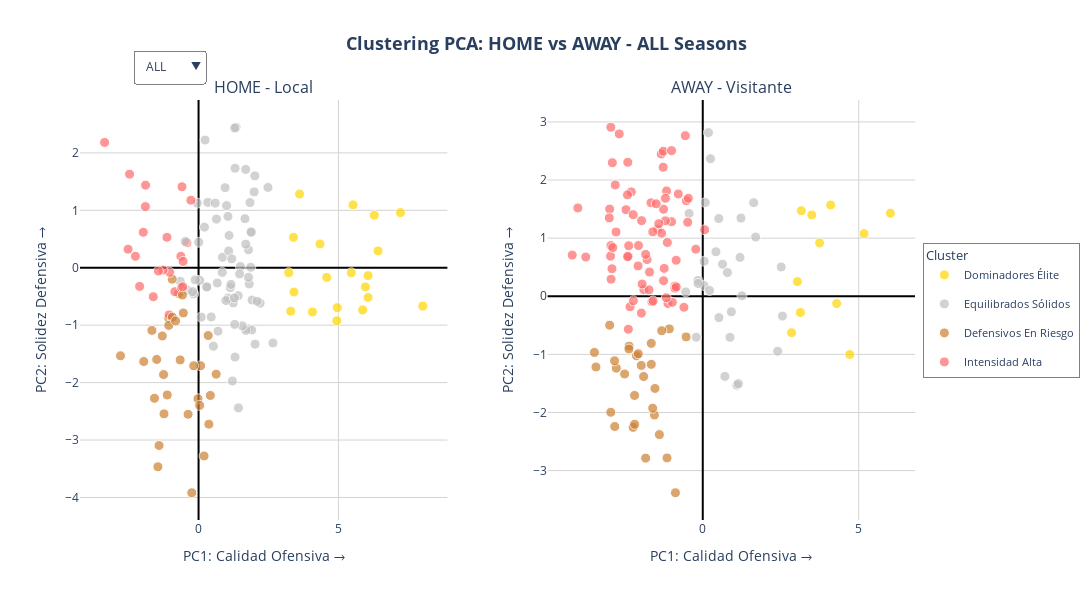

Here is the notebook cell this chart was saved with:
### Code cell
color_map_pca = {
    sorted_clusters[0]: '#FFD700',  # Oro - Dominadores Élite
    sorted_clusters[1]: '#C0C0C0',  # Plata - Equilibrados Sólidos
    sorted_clusters[2]: '#CD7F32',  # Bronce - Defensivos En Riesgo
    sorted_clusters[3]: '#FF6B6B'   # Rojo - Intensidad Alta
}

fig_pca = make_subplots(
    rows=1, cols=2,
    subplot_titles=('HOME - Local', 'AWAY - Visitante'),
    horizontal_spacing=0.12
)

years = sorted(df_pca['year'].unique())

# Crear trazas por cluster, año y location
trace_index = 0
for year in years:
    for location in ['home', 'away']:
        for cluster_id in sorted_clusters:
            df_temp = df_pca[(df_pca['cluster'] == cluster_id) & 
                             (df_pca['year'] == year) &
                             (df_pca['location'] == location)].copy()
            
            label = cluster_mapping[cluster_id]
            color = color_map_pca[cluster_id]
            
            # Define col (1=home, 2=away)
            col = 1 if location == 'home' else 2
            
            # Show legend only for the 1st year
            show_legend = (location == 'home' and year == years[0])
            # show_legend = (location == 'home')
            
            fig_pca.add_trace(
                go.Scatter(
                    x=df_temp['PC1'],
                    y=df_temp['PC2'],
                    mode='markers',
                    name=label,
                    marker=dict(size=10, color=color, opacity=0.7, 
                               line=dict(width=1, color='white')),
                    text=df_temp['team'],
                    customdata=df_temp[['PC3', 'PC4']],
                    hovertemplate='<b>%{text}</b><br>' +
                                  'Temporada: ' + str(year) + '<br>' +
                                  'PC1 (Calidad): %{x:.2f}<br>' +
                                  'PC2 (Defensa): %{y:.2f}<br>' +
                                  'PC3 (Intensidad): %{customdata[0]:.2f}<br>' +
                                  'PC4 (Presión): %{customdata[1]:.2f}<br>' +
                                  '<extra></extra>',
                    # visible=(year == years[0]),
                    legendgroup=label,
                    showlegend=show_legend
                ),
                row=1, col=col
            )
            trace_index += 1

# Crear botones dropdown
buttons = []

# Botón "Todas las temporadas"
buttons.append(dict(
    label="ALL",
    method="update",
    args=[{"visible": [True] * len(fig_pca.data)},
          {"title": {"text": "<b>Clustering PCA: HOME vs AWAY - ALL Seasons</b>"}}]
))

# Botones por temporada
for year in years:
    visibility = []
    for y in years:
        for _ in ['home', 'away']:
            for _ in range(len(sorted_clusters)):
                visibility.append(y == year)
    
    buttons.append(
        dict(
            label=str(year),
            method="update",
            args=[{"visible": visibility},
                  {"title": {"text": f"<b>Clustering PCA: HOME vs AWAY - Season {year}</b>"}}]
        )
    )

# Update layout
fig_pca.update_layout(
    updatemenus=[
        dict(
            type="dropdown",
            direction="down",
            x=0.15,
            y=1.12,
            buttons=buttons,
            showactive=True,
            bgcolor='white',
            bordercolor='gray',
            font=dict(size=12)
        )
    ],
    title={
        'text': f"<b>Clustering PCA: HOME vs AWAY - ALL Seasons</b>",
        'x': 0.5,
        'xanchor': 'center',
        'font': {'size': 18}
    },
    hovermode='closest',
    plot_bgcolor='white',
    height=600,
    width=1400,
    legend=dict(
        title="Cluster",
        font=dict(size=11),
        bgcolor='rgba(255,255,255,0.9)',
        bordercolor='gray',
        borderwidth=1,
        x=1.01,
        y=0.5
    ),
    showlegend=True
)

# Actualizar ejes
fig_pca.update_xaxes(
    title_text="PC1: Calidad Ofensiva →",
    gridcolor='lightgray',
    showgrid=True,
    zeroline=True,
    zerolinecolor='black',
    zerolinewidth=2,
    row=1, col=1
)

fig_pca.update_xaxes(
    title_text="PC1: Calidad Ofensiva →",
    gridcolor='lightgray',
    showgrid=True,
    zeroline=True,
    zerolinecolor='black',
    zerolinewidth=2,
    row=1, col=2
)

fig_pca.update_yaxes(
    title_text="PC2: Solidez Defensiva →",
    gridcolor='lightgray',
    showgrid=True,
    zeroline=True,
    zerolinecolor='black',
    zerolinewidth=2,
    row=1, col=1
)

fig_pca.update_yaxes(
    title_text="PC2: Solidez Defensiva →",
    gridcolor='lightgray',
    showgrid=True,
    zeroline=True,
    zerolinecolor='black',
    zerolinewidth=2,
    row=1, col=2
)

fig_pca.show()

print("\n✅ Interactive chart HOME vs AWAY")
print("📊 Use the dropdown for filter per season")
print("🏟️ Check the performance between home and away")
